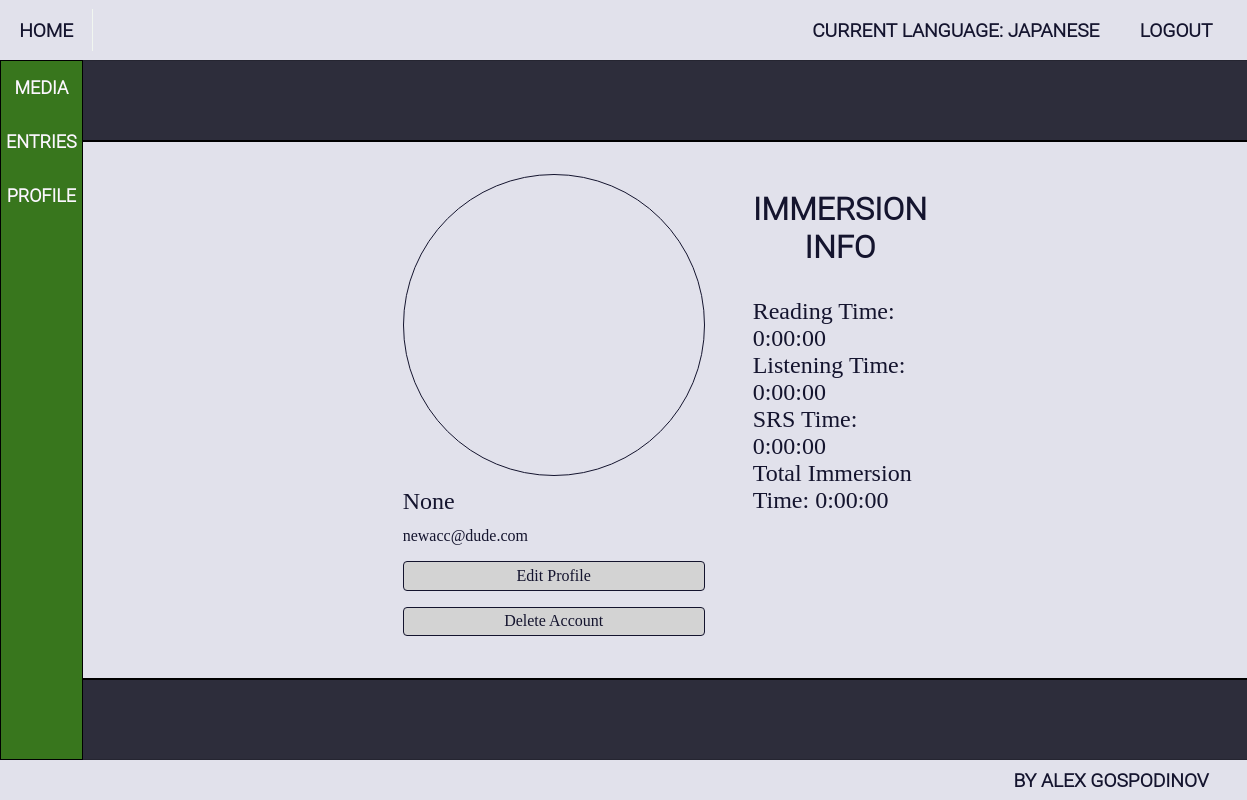
The app's page /accounts/profile/1/details/ (signed in), older data.
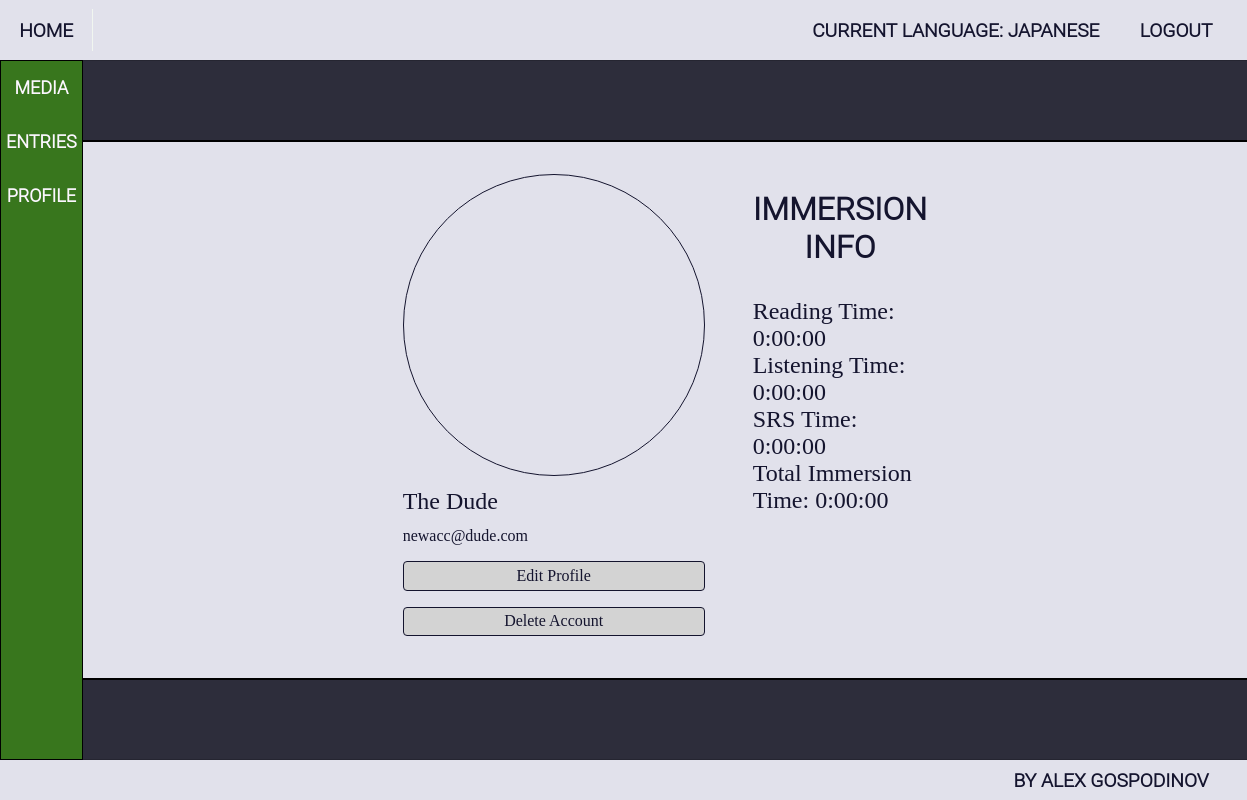
The same page, newer data.
### ImmersionTracker/accounts/models.py (models this page shows, shortened)
class Profile(models.Model):
    NICKNAME_MAX_LENGTH = 20
    nickname = models.CharField(
        max_length=NICKNAME_MAX_LENGTH,
        blank=True,
        null=True,
    )
    current_language = models.ForeignKey('languages.Language', on_delete=models.SET_NULL, blank=True, null=True)
    user = models.OneToOneField(
        ImmersionTrackerUser,
        on_delete=models.CASCADE,
        related_name='profile',
        primary_key=True,
    )
    @property
    def reading_time(self):
        return self.current_language.reading_time
    @property
    def listening_time(self):
        return self.current_language.listening_time
    def srs_time(self):
        return self.current_language.srs_time
    @property
    def immersion_time(self):
        return self.reading_time + self.listening_time

### ImmersionTracker/languages/models.py (models this page shows, shortened)
class Language(models.Model):
    LANGUAGE_NAME_MAX_LENGTH = 20
    name = models.CharField(
        max_length=LANGUAGE_NAME_MAX_LENGTH,
        null=False,
        blank=False,
    )
    user_profile = models.ForeignKey(
        Profile,
        on_delete=models.CASCADE,
        related_name='languages',
        null=False,
        blank=False,
    )
    @property
    def reading_time(self):
        return sum((entry.time_length for entry in self.readingentry.all()), datetime.timedelta())
    @property
    def listening_time(self):
        return sum((entry.time_length for entry in self.listeningentry.all()), datetime.timedelta())
    @property
    def srs_time(self):
        return sum((entry.time_length for entry in self.srsentry.all()), datetime.timedelta())

### ImmersionTracker/accounts/views.py (the view)
# urls.py: path('<int:pk>/details/', ProfileDetailsView.as_view(), name='profile_details'),
class ProfileDetailsView(LoginRequiredMixin, views.DetailView):
    queryset = Profile.objects.all()
    template_name = 'accounts/profile_details.html'

### templates/accounts/profile_details.html
{% extends 'base.html' %}
{% block main_content %}
    <div class="profile-wrapper">
        <div class="profile-picture-and-nickname">
            <div class="profile-picture">
            </div>
            <div class="nickname-display">
                {{ object.nickname }}
            </div>
            <div class="email-display">
                {{ request.user.email }}
            </div>
            <a href="{% url 'profile_edit' pk=object.pk %}" class="edit-profile-btn">Edit Profile</a>
            <a href="{% url 'account_delete' pk=object.pk %}" class="edit-profile-btn">Delete Account</a>
        </div>
        <div class="profile-details-and-options">
            <div class="profile-details">
                <div class="immersion-info">
                    <div class="immersion-info-label"> IMMERSION INFO</div>
                    {% if request.user.profile.current_language %}
                        <div class="profile-details-value">Reading Time: {{ object.reading_time }}</div>
                        <div class="profile-details-value">Listening Time: {{ object.listening_time }}</div>
                        <div class="profile-details-value">SRS Time: {{ object.srs_time }}</div>
                        <div class="profile-details-value">Total Immersion Time: {{ object.immersion_time }}</div>
                    {% else %}
                        <div class="new-current-language-message">No current language set, no info to display</div>
                    {% endif %}
                </div>
            </div>
        </div>
    </div>
{% endblock %}

Row changes from the older to the newer data that the page shows:
changed Profile: nickname "None" → "The Dude"
